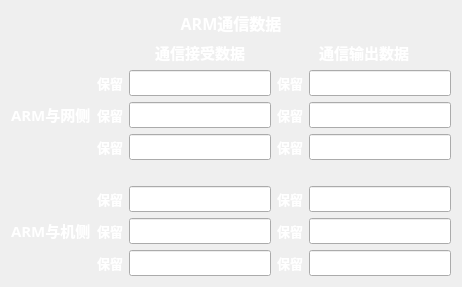
     <widget class="QFrame" name="frame_3">
      <layout class="QGridLayout" name="gridLayout_7">
       <item row="4" column="3">
        <widget class="QLabel" name="label_55">
         <property name="sizePolicy">
          <sizepolicy hsizetype="Fixed" vsizetype="Fixed">
           <horstretch>0</horstretch>
           <verstretch>0</verstretch>
          </sizepolicy>
         </property>
         <property name="font">
          <font>
           <family>Adobe 黑体 Std R</family>
           <pointsize>10</pointsize>
           <weight>75</weight>
           <bold>true</bold>
          </font>
         </property>
         <property name="styleSheet">
          <string notr="true">color: rgb(255, 255, 255);</string>
         </property>
         <property name="text">
          <string>保留</string>
         </property>
         <property name="alignment">
          <set>Qt::AlignRight|Qt::AlignTrailing|Qt::AlignVCenter</set>
         </property>
        </widget>
       </item>
       <item row="4" column="4">
        <widget class="QLineEdit" name="lineEdit_37">
         <property name="sizePolicy">
          <sizepolicy hsizetype="Fixed" vsizetype="Fixed">
           <horstretch>0</horstretch>
           <verstretch>0</verstretch>
          </sizepolicy>
         </property>
         <property name="font">
          <font>
           <family>Adobe 黑体 Std R</family>
           <pointsize>10</pointsize>
           <weight>75</weight>
           <bold>true</bold>
          </font>
         </property>
         <property name="styleSheet">
          <string notr="true">color: rgb(255, 255, 255);</string>
         </property>
        </widget>
       </item>
       <item row="2" column="3">
        <widget class="QLabel" name="label_56">
         <property name="sizePolicy">
          <sizepolicy hsizetype="Fixed" vsizetype="Fixed">
           <horstretch>0</horstretch>
           <verstretch>0</verstretch>
          </sizepolicy>
         </property>
         <property name="font">
          <font>
           <family>Adobe 黑体 Std R</family>
           <pointsize>10</pointsize>
           <weight>75</weight>
           <bold>true</bold>
          </font>
         </property>
         <property name="styleSheet">
          <string notr="true">color: rgb(255, 255, 255);</string>
         </property>
         <property name="text">
          <string>保留</string>
         </property>
         <property name="alignment">
          <set>Qt::AlignRight|Qt::AlignTrailing|Qt::AlignVCenter</set>
         </property>
        </widget>
       </item>
       <item row="4" column="2">
        <widget class="QLineEdit" name="lineEdit_38">
         <property name="sizePolicy">
          <sizepolicy hsizetype="Fixed" vsizetype="Fixed">
           <horstretch>0</horstretch>
           <verstretch>0</verstretch>
          </sizepolicy>
         </property>
         <property name="font">
          <font>
           <family>Adobe 黑体 Std R</family>
           <pointsize>10</pointsize>
           <weight>75</weight>
           <bold>true</bold>
          </font>
         </property>
         <property name="styleSheet">
          <string notr="true">color: rgb(255, 255, 255);</string>
         </property>
        </widget>
       </item>
       <item row="1" column="3" colspan="2">
        <widget class="QLabel" name="label_57">
         <property name="sizePolicy">
          <sizepolicy hsizetype="Preferred" vsizetype="Fixed">
           <horstretch>0</horstretch>
           <verstretch>0</verstretch>
          </sizepolicy>
         </property>
         <property name="font">
          <font>
           <family>Adobe 黑体 Std R</family>
           <pointsize>11</pointsize>
           <weight>75</weight>
           <bold>true</bold>
          </font>
         </property>
         <property name="styleSheet">
          <string notr="true">color: rgb(255, 255, 255);</string>
         </property>
         <property name="text">
          <string>通信输出数据</string>
         </property>
         <property name="alignment">
          <set>Qt::AlignCenter</set>
         </property>
        </widget>
       </item>
       <item row="3" column="1">
        <widget class="QLabel" name="label_58">
         <property name="sizePolicy">
          <sizepolicy hsizetype="Fixed" vsizetype="Fixed">
           <horstretch>0</horstretch>
           <verstretch>0</verstretch>
          </sizepolicy>
         </property>
         <property name="font">
          <font>
           <family>Adobe 黑体 Std R</family>
           <pointsize>10</pointsize>
           <weight>75</weight>
           <bold>true</bold>
          </font>
         </property>
         <property name="styleSheet">
          <string notr="true">color: rgb(255, 255, 255);</string>
         </property>
         <property name="text">
          <string>保留</string>
         </property>
         <property name="alignment">
          <set>Qt::AlignRight|Qt::AlignTrailing|Qt::AlignVCenter</set>
         </property>
        </widget>
       </item>
       <item row="7" column="0" alignment="Qt::AlignHCenter">
        <widget class="QLabel" name="label_59">
         <property name="sizePolicy">
          <sizepolicy hsizetype="Fixed" vsizetype="Fixed">
           <horstretch>0</horstretch>
           <verstretch>0</verstretch>
          </sizepolicy>
         </property>
         <property name="font">
          <font>
           <family>Adobe 黑体 Std R</family>
           <pointsize>11</pointsize>
           <weight>75</weight>
           <bold>true</bold>
          </font>
         </property>
         <property name="styleSheet">
          <string notr="true">color: rgb(255, 255, 255);</string>
         </property>
         <property name="text">
          <string>ARM与机侧</string>
         </property>
        </widget>
       </item>
       <item row="6" column="3">
        <widget class="QLabel" name="label_60">
         <property name="sizePolicy">
          <sizepolicy hsizetype="Fixed" vsizetype="Fixed">
           <horstretch>0</horstretch>
           <verstretch>0</verstretch>
          </sizepolicy>
         </property>
         <property name="font">
          <font>
           <family>Adobe 黑体 Std R</family>
           <pointsize>10</pointsize>
           <weight>75</weight>
           <bold>true</bold>
          </font>
         </property>
         <property name="styleSheet">
          <string notr="true">color: rgb(255, 255, 255);</string>
         </property>
         <property name="text">
          <string>保留</string>
         </property>
         <property name="alignment">
          <set>Qt::AlignRight|Qt::AlignTrailing|Qt::AlignVCenter</set>
         </property>
        </widget>
       </item>
       <item row="7" column="4">
        <widget class="QLineEdit" name="lineEdit_39">
         <property name="sizePolicy">
          <sizepolicy hsizetype="Fixed" vsizetype="Fixed">
           <horstretch>0</horstretch>
           <verstretch>0</verstretch>
          </sizepolicy>
         </property>
         <property name="font">
          <font>
           <family>Adobe 黑体 Std R</family>
           <pointsize>10</pointsize>
           <weight>75</weight>
           <bold>true</bold>
          </font>
         </property>
         <property name="styleSheet">
          <string notr="true">color: rgb(255, 255, 255);</string>
         </property>
        </widget>
       </item>
       <item row="8" column="3">
        <widget class="QLabel" name="label_61">
         <property name="sizePolicy">
          <sizepolicy hsizetype="Fixed" vsizetype="Fixed">
           <horstretch>0</horstretch>
           <verstretch>0</verstretch>
          </sizepolicy>
         </property>
         <property name="font">
          <font>
           <family>Adobe 黑体 Std R</family>
           <pointsize>10</pointsize>
           <weight>75</weight>
           <bold>true</bold>
          </font>
         </property>
         <property name="styleSheet">
          <string notr="true">color: rgb(255, 255, 255);</string>
         </property>
         <property name="text">
          <string>保留</string>
         </property>
         <property name="alignment">
          <set>Qt::AlignRight|Qt::AlignTrailing|Qt::AlignVCenter</set>
         </property>
        </widget>
       </item>
       <item row="0" column="0" colspan="5">
        <widget class="QLabel" name="label_62">
         <property name="sizePolicy">
          <sizepolicy hsizetype="Preferred" vsizetype="Fixed">
           <horstretch>0</horstretch>
           <verstretch>0</verstretch>
          </sizepolicy>
         </property>
         <property name="font">
          <font>
           <family>Adobe 黑体 Std R</family>
           <pointsize>12</pointsize>
           <weight>75</weight>
           <bold>true</bold>
          </font>
         </property>
         <property name="styleSheet">
          <string notr="true">color: rgb(255, 255, 255);</string>
         </property>
         <property name="text">
          <string>ARM通信数据</string>
         </property>
         <property name="alignment">
          <set>Qt::AlignCenter</set>
         </property>
        </widget>
       </item>
       <item row="2" column="4">
        <widget class="QLineEdit" name="lineEdit_40">
         <property name="sizePolicy">
          <sizepolicy hsizetype="Fixed" vsizetype="Fixed">
           <horstretch>0</horstretch>
           <verstretch>0</verstretch>
          </sizepolicy>
         </property>
         <property name="font">
          <font>
           <family>Adobe 黑体 Std R</family>
           <pointsize>10</pointsize>
           <weight>75</weight>
           <bold>true</bold>
          </font>
         </property>
         <property name="styleSheet">
          <string notr="true">color: rgb(255, 255, 255);</string>
         </property>
        </widget>
       </item>
       <item row="6" column="2">
        <widget class="QLineEdit" name="lineEdit_41">
         <property name="sizePolicy">
          <sizepolicy hsizetype="Fixed" vsizetype="Fixed">
           <horstretch>0</horstretch>
           <verstretch>0</verstretch>
          </sizepolicy>
         </property>
         <property name="font">
          <font>
           <family>Adobe 黑体 Std R</family>
           <pointsize>10</pointsize>
           <weight>75</weight>
           <bold>true</bold>
          </font>
         </property>
         <property name="styleSheet">
          <string notr="true">color: rgb(255, 255, 255);</string>
         </property>
        </widget>
       </item>
       <item row="3" column="0">
        <widget class="QLabel" name="label_63">
         <property name="sizePolicy">
          <sizepolicy hsizetype="Fixed" vsizetype="Fixed">
           <horstretch>0</horstretch>
           <verstretch>0</verstretch>
          </sizepolicy>
         </property>
         <property name="font">
          <font>
           <family>Adobe 黑体 Std R</family>
           <pointsize>11</pointsize>
           <weight>75</weight>
           <bold>true</bold>
          </font>
         </property>
         <property name="styleSheet">
          <string notr="true">color: rgb(255, 255, 255);</string>
         </property>
         <property name="text">
          <string>ARM与网侧</string>
         </property>
        </widget>
       </item>
       <item row="7" column="2">
        <widget class="QLineEdit" name="lineEdit_42">
         <property name="sizePolicy">
          <sizepolicy hsizetype="Fixed" vsizetype="Fixed">
           <horstretch>0</horstretch>
           <verstretch>0</verstretch>
          </sizepolicy>
         </property>
         <property name="font">
          <font>
           <family>Adobe 黑体 Std R</family>
           <pointsize>10</pointsize>
           <weight>75</weight>
           <bold>true</bold>
          </font>
         </property>
         <property name="styleSheet">
          <string notr="true">color: rgb(255, 255, 255);</string>
         </property>
        </widget>
       </item>
       <item row="4" column="1">
        <widget class="QLabel" name="label_64">
         <property name="sizePolicy">
          <sizepolicy hsizetype="Fixed" vsizetype="Fixed">
           <horstretch>0</horstretch>
           <verstretch>0</verstretch>
          </sizepolicy>
         </property>
         <property name="font">
          <font>
           <family>Adobe 黑体 Std R</family>
           <pointsize>10</pointsize>
           <weight>75</weight>
           <bold>true</bold>
          </font>
         </property>
         <property name="styleSheet">
          <string notr="true">color: rgb(255, 255, 255);</string>
         </property>
         <property name="text">
          <string>保留</string>
         </property>
         <property name="alignment">
          <set>Qt::AlignRight|Qt::AlignTrailing|Qt::AlignVCenter</set>
         </property>
        </widget>
       </item>
       <item row="8" column="1">
        <widget class="QLabel" name="label_65">
         <property name="sizePolicy">
          <sizepolicy hsizetype="Fixed" vsizetype="Fixed">
           <horstretch>0</horstretch>
           <verstretch>0</verstretch>
          </sizepolicy>
         </property>
         <property name="font">
          <font>
           <family>Adobe 黑体 Std R</family>
           <pointsize>10</pointsize>
           <weight>75</weight>
           <bold>true</bold>
          </font>
         </property>
         <property name="styleSheet">
          <string notr="true">color: rgb(255, 255, 255);</string>
         </property>
         <property name="text">
          <string>保留</string>
         </property>
         <property name="alignment">
          <set>Qt::AlignRight|Qt::AlignTrailing|Qt::AlignVCenter</set>
         </property>
        </widget>
       </item>
       <item row="6" column="4">
        <widget class="QLineEdit" name="lineEdit_43">
         <property name="sizePolicy">
          <sizepolicy hsizetype="Fixed" vsizetype="Fixed">
           <horstretch>0</horstretch>
           <verstretch>0</verstretch>
          </sizepolicy>
         </property>
         <property name="font">
          <font>
           <family>Adobe 黑体 Std R</family>
           <pointsize>10</pointsize>
           <weight>75</weight>
           <bold>true</bold>
          </font>
         </property>
         <property name="styleSheet">
          <string notr="true">color: rgb(255, 255, 255);</string>
         </property>
        </widget>
       </item>
       <item row="3" column="3">
        <widget class="QLabel" name="label_66">
         <property name="sizePolicy">
          <sizepolicy hsizetype="Fixed" vsizetype="Fixed">
           <horstretch>0</horstretch>
           <verstretch>0</verstretch>
          </sizepolicy>
         </property>
         <property name="font">
          <font>
           <family>Adobe 黑体 Std R</family>
           <pointsize>10</pointsize>
           <weight>75</weight>
           <bold>true</bold>
          </font>
         </property>
         <property name="styleSheet">
          <string notr="true">color: rgb(255, 255, 255);</string>
         </property>
         <property name="text">
          <string>保留</string>
         </property>
         <property name="alignment">
          <set>Qt::AlignRight|Qt::AlignTrailing|Qt::AlignVCenter</set>
         </property>
        </widget>
       </item>
       <item row="8" column="4">
        <widget class="QLineEdit" name="lineEdit_44">
         <property name="sizePolicy">
          <sizepolicy hsizetype="Fixed" vsizetype="Fixed">
           <horstretch>0</horstretch>
           <verstretch>0</verstretch>
          </sizepolicy>
         </property>
         <property name="font">
          <font>
           <family>Adobe 黑体 Std R</family>
           <pointsize>10</pointsize>
           <weight>75</weight>
           <bold>true</bold>
          </font>
         </property>
         <property name="styleSheet">
          <string notr="true">color: rgb(255, 255, 255);</string>
         </property>
        </widget>
       </item>
       <item row="1" column="2">
        <widget class="QLabel" name="label_67">
         <property name="sizePolicy">
          <sizepolicy hsizetype="Preferred" vsizetype="Fixed">
           <horstretch>0</horstretch>
           <verstretch>0</verstretch>
          </sizepolicy>
         </property>
         <property name="font">
          <font>
           <family>Adobe 黑体 Std R</family>
           <pointsize>11</pointsize>
           <weight>75</weight>
           <bold>true</bold>
          </font>
         </property>
         <property name="styleSheet">
          <string notr="true">color: rgb(255, 255, 255);</string>
         </property>
         <property name="text">
          <string>通信接受数据</string>
         </property>
         <property name="alignment">
          <set>Qt::AlignCenter</set>
         </property>
        </widget>
       </item>
       <item row="3" column="4">
        <widget class="QLineEdit" name="lineEdit_45">
         <property name="sizePolicy">
          <sizepolicy hsizetype="Fixed" vsizetype="Fixed">
           <horstretch>0</horstretch>
           <verstretch>0</verstretch>
          </sizepolicy>
         </property>
         <property name="font">
          <font>
           <family>Adobe 黑体 Std R</family>
           <pointsize>10</pointsize>
           <weight>75</weight>
           <bold>true</bold>
          </font>
         </property>
         <property name="styleSheet">
          <string notr="true">color: rgb(255, 255, 255);</string>
         </property>
        </widget>
       </item>
       <item row="3" column="2">
        <widget class="QLineEdit" name="lineEdit_46">
         <property name="sizePolicy">
          <sizepolicy hsizetype="Fixed" vsizetype="Fixed">
           <horstretch>0</horstretch>
           <verstretch>0</verstretch>
          </sizepolicy>
         </property>
         <property name="font">
          <font>
           <family>Adobe 黑体 Std R</family>
           <pointsize>10</pointsize>
           <weight>75</weight>
           <bold>true</bold>
          </font>
         </property>
         <property name="styleSheet">
          <string notr="true">color: rgb(255, 255, 255);</string>
         </property>
        </widget>
       </item>
       <item row="6" column="1">
        <widget class="QLabel" name="label_68">
         <property name="sizePolicy">
          <sizepolicy hsizetype="Fixed" vsizetype="Fixed">
           <horstretch>0</horstretch>
           <verstretch>0</verstretch>
          </sizepolicy>
         </property>
         <property name="font">
          <font>
           <family>Adobe 黑体 Std R</family>
           <pointsize>10</pointsize>
           <weight>75</weight>
           <bold>true</bold>
          </font>
         </property>
         <property name="styleSheet">
          <string notr="true">color: rgb(255, 255, 255);</string>
         </property>
         <property name="text">
          <string>保留</string>
         </property>
         <property name="alignment">
          <set>Qt::AlignRight|Qt::AlignTrailing|Qt::AlignVCenter</set>
         </property>
        </widget>
       </item>
       <item row="8" column="2">
        <widget class="QLineEdit" name="lineEdit_47">
         <property name="sizePolicy">
          <sizepolicy hsizetype="Fixed" vsizetype="Fixed">
           <horstretch>0</horstretch>
           <verstretch>0</verstretch>
          </sizepolicy>
         </property>
         <property name="font">
          <font>
           <family>Adobe 黑体 Std R</family>
           <pointsize>10</pointsize>
           <weight>75</weight>
           <bold>true</bold>
          </font>
         </property>
         <property name="styleSheet">
          <string notr="true">color: rgb(255, 255, 255);</string>
         </property>
        </widget>
       </item>
       <item row="7" column="3">
        <widget class="QLabel" name="label_69">
         <property name="sizePolicy">
          <sizepolicy hsizetype="Fixed" vsizetype="Fixed">
           <horstretch>0</horstretch>
           <verstretch>0</verstretch>
          </sizepolicy>
         </property>
         <property name="font">
          <font>
           <family>Adobe 黑体 Std R</family>
           <pointsize>10</pointsize>
           <weight>75</weight>
           <bold>true</bold>
          </font>
         </property>
         <property name="styleSheet">
          <string notr="true">color: rgb(255, 255, 255);</string>
         </property>
         <property name="text">
          <string>保留</string>
         </property>
         <property name="alignment">
          <set>Qt::AlignRight|Qt::AlignTrailing|Qt::AlignVCenter</set>
         </property>
        </widget>
       </item>
       <item row="2" column="1">
        <widget class="QLabel" name="label_70">
         <property name="sizePolicy">
          <sizepolicy hsizetype="Fixed" vsizetype="Fixed">
           <horstretch>0</horstretch>
           <verstretch>0</verstretch>
          </sizepolicy>
         </property>
         <property name="font">
          <font>
           <family>Adobe 黑体 Std R</family>
           <pointsize>10</pointsize>
           <weight>75</weight>
           <bold>true</bold>
          </font>
         </property>
         <property name="styleSheet">
          <string notr="true">color: rgb(255, 255, 255);</string>
         </property>
         <property name="text">
          <string>保留</string>
         </property>
         <property name="alignment">
          <set>Qt::AlignRight|Qt::AlignTrailing|Qt::AlignVCenter</set>
         </property>
        </widget>
       </item>
       <item row="7" column="1">
        <widget class="QLabel" name="label_71">
         <property name="sizePolicy">
          <sizepolicy hsizetype="Fixed" vsizetype="Fixed">
           <horstretch>0</horstretch>
           <verstretch>0</verstretch>
          </sizepolicy>
         </property>
         <property name="font">
          <font>
           <family>Adobe 黑体 Std R</family>
           <pointsize>10</pointsize>
           <weight>75</weight>
           <bold>true</bold>
          </font>
         </property>
         <property name="styleSheet">
          <string notr="true">color: rgb(255, 255, 255);</string>
         </property>
         <property name="text">
          <string>保留</string>
         </property>
         <property name="alignment">
          <set>Qt::AlignRight|Qt::AlignTrailing|Qt::AlignVCenter</set>
         </property>
        </widget>
       </item>
       <item row="2" column="2">
        <widget class="QLineEdit" name="lineEdit_48">
         <property name="sizePolicy">
          <sizepolicy hsizetype="Fixed" vsizetype="Fixed">
           <horstretch>0</horstretch>
           <verstretch>0</verstretch>
          </sizepolicy>
         </property>
         <property name="font">
          <font>
           <family>Adobe 黑体 Std R</family>
           <pointsize>10</pointsize>
           <weight>75</weight>
           <bold>true</bold>
          </font>
         </property>
         <property name="styleSheet">
          <string notr="true">color: rgb(255, 255, 255);</string>
         </property>
        </widget>
       </item>
       <item row="5" column="1">
        <widget class="QLabel" name="label_72">
         <property name="sizePolicy">
          <sizepolicy hsizetype="Preferred" vsizetype="Fixed">
           <horstretch>0</horstretch>
           <verstretch>0</verstretch>
          </sizepolicy>
         </property>
         <property name="text">
          <string/>
         </property>
        </widget>
       </item>
      </layout>
     </widget>
